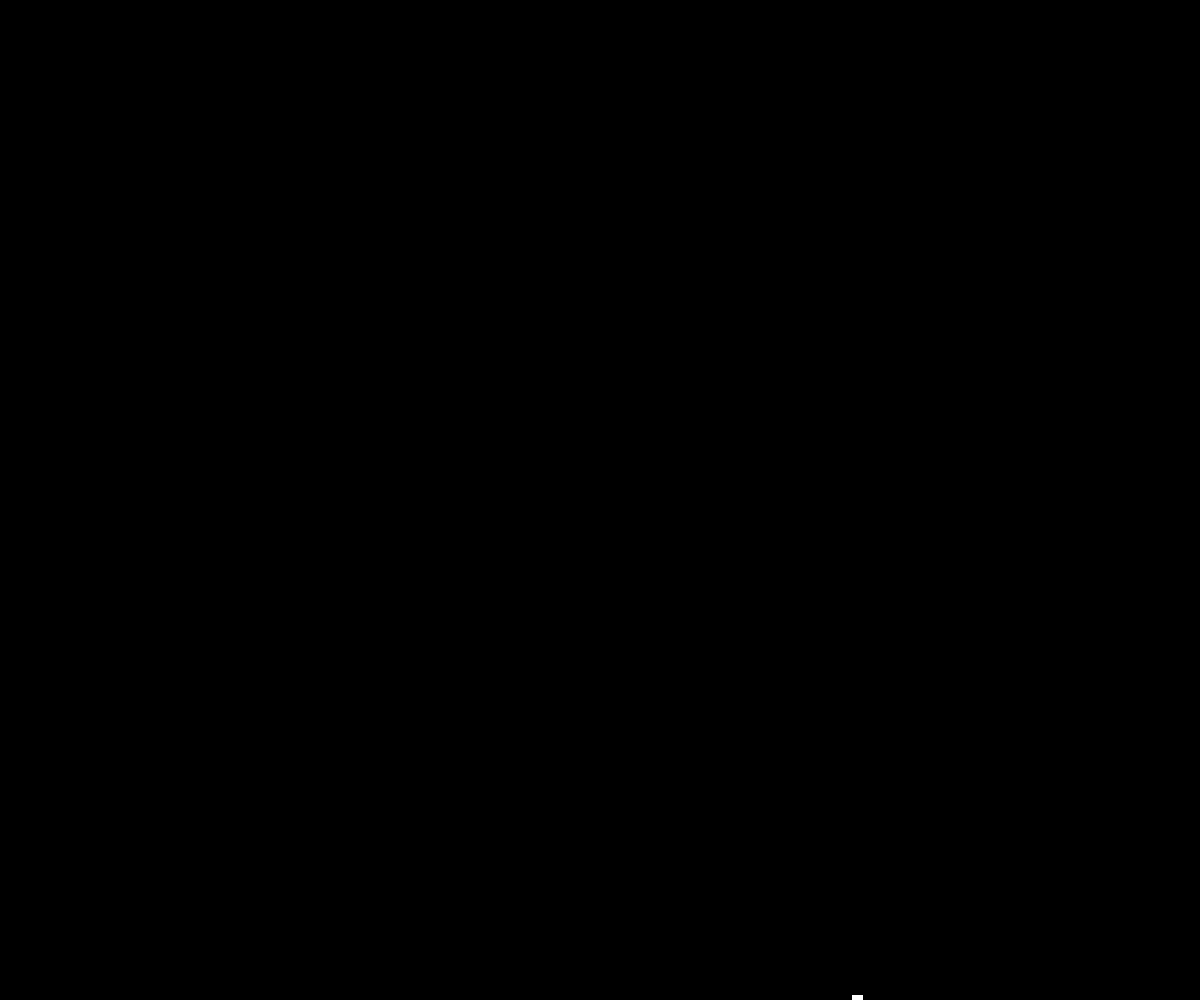
Frame 1 (no input)
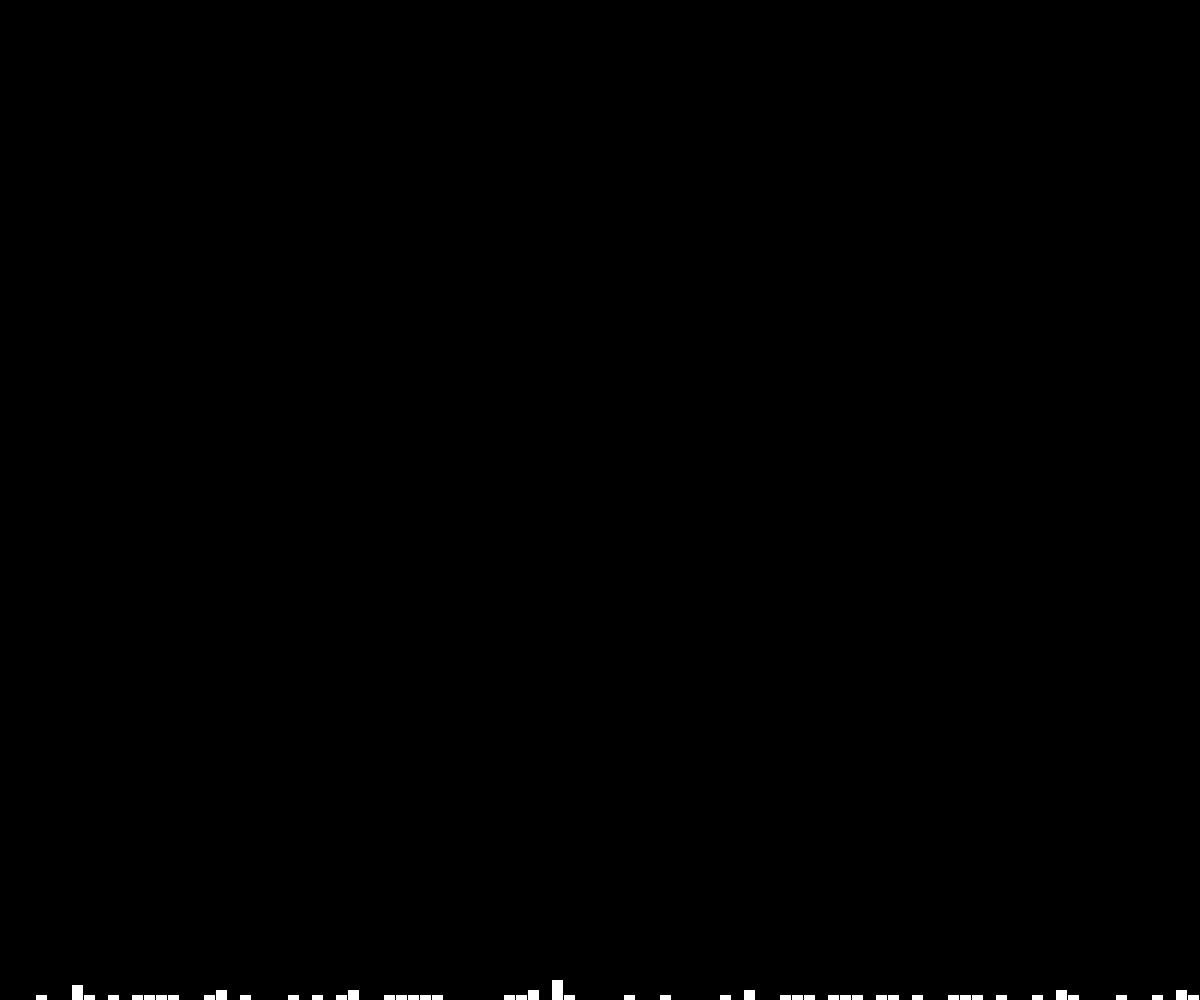
Frame 60 (no input)
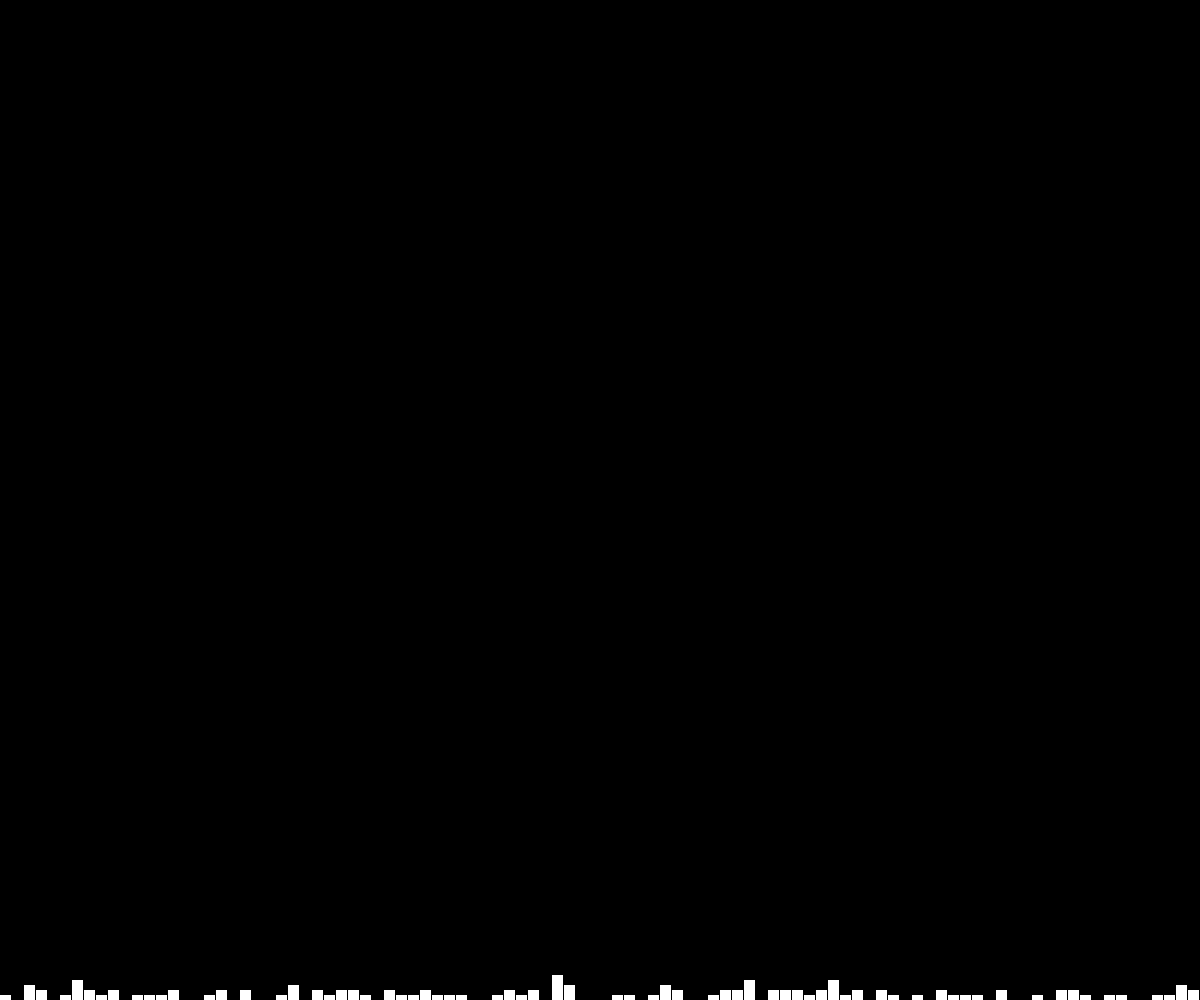
Frame 120 (the mouse pressed at the canvas centre since frame 60)

The p5.js sketch that drew these frames (run headless with seeded random() and noise() and a simulated clock; from frame 60 on, the mouse is pressed at the canvas centre):

// p5.js sketch
// ── sketch.js
class mobilelegends{
    constructor(lokasiX, lokasiY, hero, tier, role, level){
        this.posisiX = lokasiX;
        this.posisiY = lokasiY;
        this.hero =  hero;
        this.pangkat = tier;
        this.peran = role;
        this.level = level;
    }

    show(){
        noStroke();
        fill('#FF99CC'); //warna
        ellipse(this.posisiX, this.posisiY, this.level, this.level); //bentuk ellipsenya menyesuaikan dengan level hero
    }

    step(){
        var choice = int(random(4));
        if (choice == 0){
        this.posisiX = this.posisiX + 5
        }
        else if (choice == 1){
            this.posisiX = this.posisiX - 5
            }
            else if (choice == 2){
            this.posisiY = this.posisiY + 5
            }
            else{
            this.posisiY = this.posisiY - 5
        }
    }
}
let winne //declare variabelnya diluar, tidak dibawah function
let oyi
let randomCounts = [];

function setup() {
    winne = new mobilelegends(150,150,"nana", "legend", "magesupport", 100);
    oyi = new mobilelegends(300,300,"lesley", "epic", "marksman", 40);
}

function setup() {
    // put setup code here
    createCanvas(windowWidth, windowHeight);
    background('#000000')
    // membuat array dengan ukuran 100 dan berisi bilangan 0 (nol)
    for (var i=0; i<100; i++){
    randomCounts[i] = 0;
    }
   }

function windowResized() {
    resizeCanvas(windowWidth, windowHeight);
}

function draw() {
    background('#FFFFFF')
    winne.show()
    winne.step()
    oyi.show()
    oyi.step()
}

function draw() {
    var idx = int(random(100));
    
    randomCounts[idx] = randomCounts[idx] + 5;
    noStroke();
    fill(255);
    var w = windowWidth / randomCounts.length;
    for (var i=0; i<randomCounts.length; i++){
    rect(i*w, windowHeight-randomCounts[i], w-1,randomCounts[i]);
    }
   }
